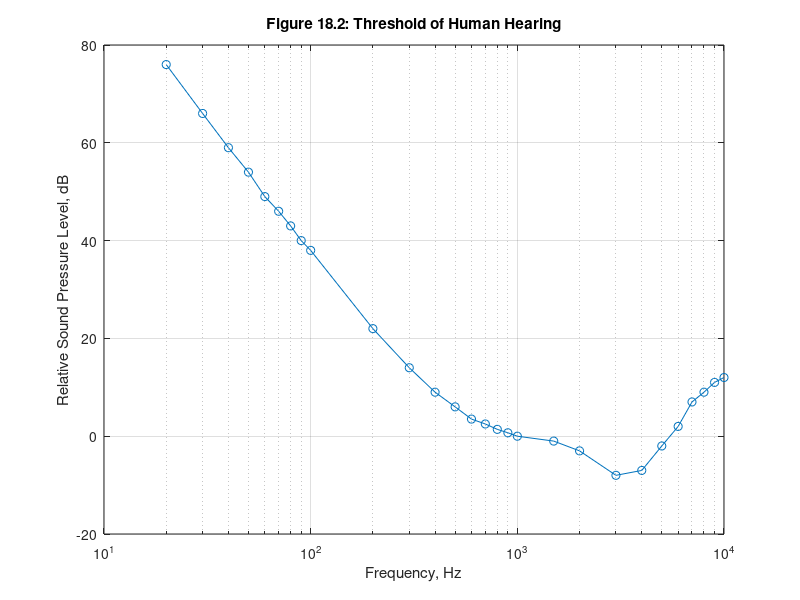

Reproduce this figure in MATLAB.
%(MM1802.m plot)
Hz=[20:10:100 200:100:1000 1500 2000:1000:10000]; % frequencies in Hertz
spl=[76 66 59 54 49 46 43 40 38 22 ... % sound pressure level in dB
 14 9 6 3.5 2.5 1.4 0.7 0 -1 -3 ...
 -8 -7 -2 2 7 9 11 12];
semilogx(Hz,spl,'-o')
xlabel('Frequency, Hz')
ylabel('Relative Sound Pressure Level, dB')
title('Figure 18.2: Threshold of Human Hearing')
grid on
